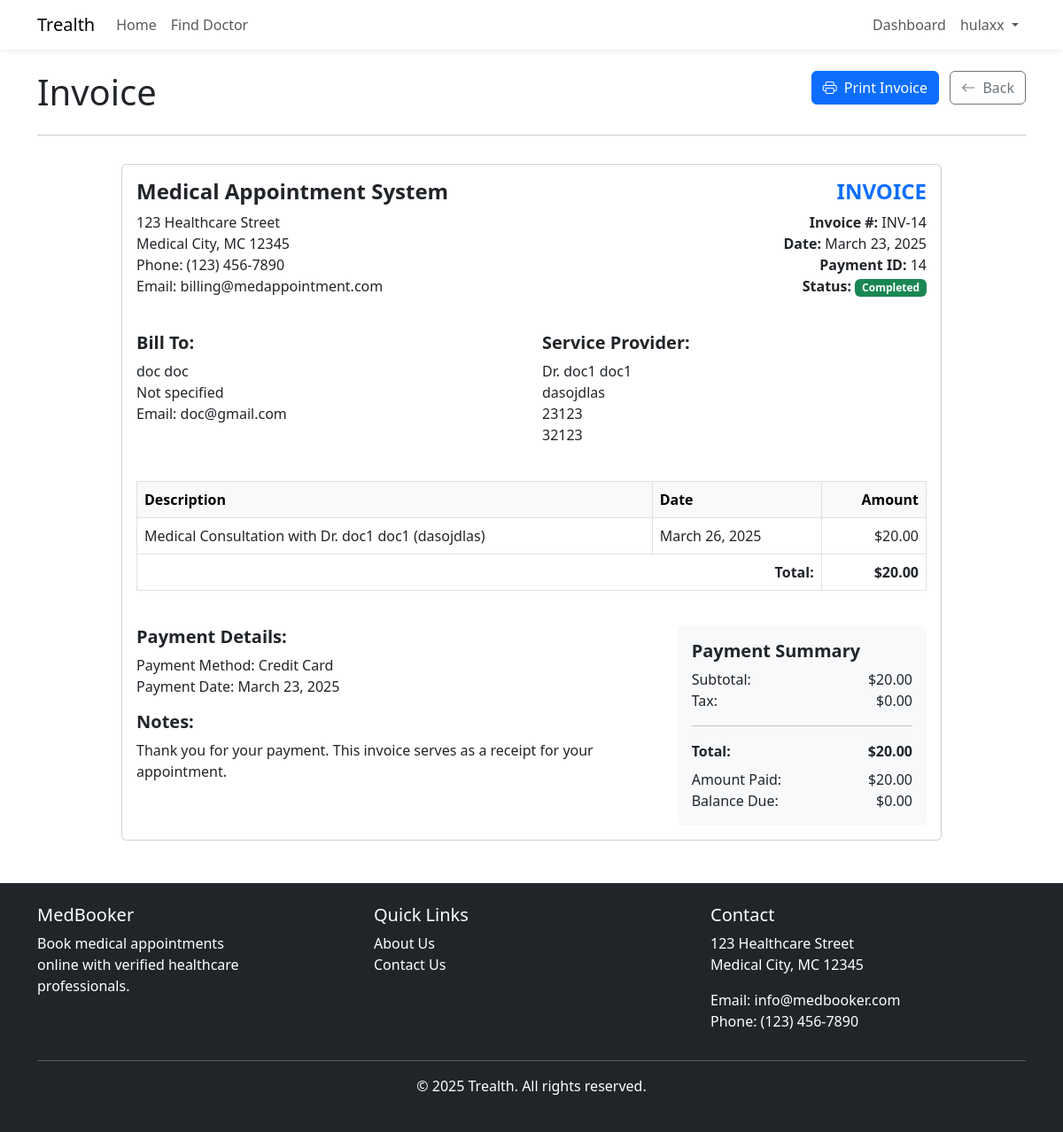
The page /payments/invoice/14/ (signed in) on the database its author committed.
### accounts/models.py (models this page shows)
class User(AbstractUser):
    USER_TYPE_CHOICES = (
        ('doctor', 'Doctor'),
        ('patient', 'Patient'),
        ('admin', 'Administrator'),
    )
    email = models.EmailField(unique=True)
    user_type = models.CharField(max_length=10, choices=USER_TYPE_CHOICES)
    USERNAME_FIELD = 'email'
    REQUIRED_FIELDS = ['first_name', 'last_name']
    objects = CustomUserManager()

### payments/models.py (models this page shows, shortened)
class Payment(models.Model):
    PAYMENT_STATUS_CHOICES = (
        ('pending', 'Pending'),
        ('completed', 'Completed'),
        ('failed', 'Failed'),
        ('refunded', 'Refunded'),
    )
    payment_id = models.AutoField(primary_key=True)
    patient = models.ForeignKey(Patient, on_delete=models.CASCADE, related_name='payments')
    appointment = models.ForeignKey(Appointment, on_delete=models.CASCADE, related_name='payments')
    amount = models.DecimalField(max_digits=10, decimal_places=2)
    payment_status = models.CharField(max_length=20, choices=PAYMENT_STATUS_CHOICES, default='pending')
    payment_date = models.DateTimeField(auto_now_add=True)

### patients/models.py (models this page shows, shortened)
class Patient(models.Model):
    patient_id = models.AutoField(primary_key=True)
    user = models.OneToOneField(settings.AUTH_USER_MODEL, on_delete=models.CASCADE, related_name='patient_profile')
    full_name = models.CharField(max_length=255)
    date_of_birth = models.DateField()
    gender = models.CharField(max_length=10)
    blood_type = models.CharField(max_length=5)
    allergies = models.CharField(max_length=255, blank=True)
    emergency_contact = models.CharField(max_length=255)
    balance = models.DecimalField(max_digits=10, decimal_places=2, default=0.00)
    location = models.CharField(max_length=255)

### appointments/models.py (models this page shows, shortened)
class Appointment(models.Model):
    STATUS_CHOICES = (
        ('scheduled', 'Scheduled'),
        ('completed', 'Completed'),
        ('cancelled', 'Cancelled'),
        ('no_show', 'No Show'),
    )
    appointment_id = models.AutoField(primary_key=True)
    doctor = models.ForeignKey(Doctor, on_delete=models.CASCADE, related_name='appointments')
    patient = models.ForeignKey(Patient, on_delete=models.CASCADE, related_name='appointments')
    appointment_date = models.DateTimeField()
    status = models.CharField(max_length=20, choices=STATUS_CHOICES, default='scheduled')
    cancel_reason = models.CharField(max_length=255, blank=True, null=True)
    symptoms_description = models.TextField(blank=True, null=True)
    created_at = models.DateTimeField(auto_now_add=True)

### doctors/models.py (models this page shows, shortened)
class Doctor(models.Model):
    doctor_id = models.AutoField(primary_key=True)
    user = models.OneToOneField(settings.AUTH_USER_MODEL, on_delete=models.CASCADE, related_name='doctor_profile')
    full_name = models.CharField(max_length=255)
    specialization = models.CharField(max_length=255)
    experience_years = models.IntegerField()
    license_number = models.CharField(max_length=50)
    consultation_fee = models.DecimalField(max_digits=10, decimal_places=2)
    hospital_name = models.CharField(max_length=255)
    hospital_location = models.CharField(max_length=255)

### payments/views.py (the view)
# urls.py: path('invoice/<int:payment_id>/', views.invoice_generation, name='invoice_generation'),
@login_required
def invoice_generation(request, payment_id):
    payment = get_object_or_404(Payment, payment_id=payment_id)
    return render(request, 'payments/invoice.html', {'payment': payment})

### templates/payments/invoice.html (shortened to what this page needs)
{% extends 'base.html' %}
{% block content %}
<div class="row mb-3 no-print">
    <div class="col-md-12">
        <div class="d-flex justify-content-between">
            <h1>Invoice</h1>
            <div>
                <button onclick="window.print()" class="btn btn-primary">
                    <i class="bi bi-printer me-1"></i> Print Invoice
                </button>
                <a href="javascript:history.back()" class="btn btn-outline-secondary ms-2">
                    <i class="bi bi-arrow-left me-1"></i> Back
                </a>
            </div>
        </div>
        <hr>
    </div>
</div>
<div class="row">
    <div class="col-md-10 offset-md-1">
        <div class="card">
            <div class="card-body">
                <div class="row mb-4">
                    <div class="col-md-6">
                        <h4 class="fw-bold">Medical Appointment System</h4>
                        <p>123 Healthcare Street<br>
                        Medical City, MC 12345<br>
                        Phone: (123) 456-7890<br>
                        Email: billing@medappointment.com</p>
                    </div>
                    <div class="col-md-6 text-end">
                        <h4 class="fw-bold text-primary">INVOICE</h4>
                        <p><strong>Invoice #:</strong> INV-{{ payment.payment_id }}<br>
                        <strong>Date:</strong> {{ payment.payment_date|date }}<br>
                        <strong>Payment ID:</strong> {{ payment.payment_id }}<br>
                        <strong>Status:</strong>
                            <span class="badge {% if payment.payment_status == 'completed' %}bg-success{% else %}bg-warning text-dark{% endif %}">
                                {{ payment.payment_status|title }}
                            </span>
                        </p>
                    </div>
                </div>
                <div class="row mb-4">
                    <div class="col-md-6">
                        <h5 class="fw-bold">Bill To:</h5>
                        <p>{{ payment.patient.full_name }}<br>
                        {{ payment.patient.location }}<br>
                        Email: {{ payment.patient.user.email }}</p>
                    </div>
                    <div class="col-md-6">
                        <h5 class="fw-bold">Service Provider:</h5>
                        <p>Dr. {{ payment.appointment.doctor.full_name }}<br>
                        {{ payment.appointment.doctor.specialization }}<br>
                        {{ payment.appointment.doctor.hospital_name }}<br>
                        {{ payment.appointment.doctor.hospital_location }}</p>
                    </div>
                </div>
                <div class="table-responsive mb-4">
                    <table class="table table-bordered">
                        <thead class="table-light">
                            <tr>
                                <th>Description</th>
                                <th>Date</th>
                                <th class="text-end">Amount</th>
                            </tr>
                        </thead>
                        <tbody>
                            <tr>
                                <td>Medical Consultation with Dr. {{ payment.appointment.doctor.full_name }} ({{ payment.appointment.doctor.specialization }})</td>
                                <td>{{ payment.appointment.appointment_date|date }}</td>
                                <td class="text-end">${{ payment.amount }}</td>
                            </tr>
                        </tbody>
                        <tfoot>
                            <tr>
                                <td colspan="2" class="text-end fw-bold">Total:</td>
                                <td class="text-end fw-bold">${{ payment.amount }}</td>
                            </tr>
                        </tfoot>
                    </table>
                </div>
                <div class="row">
                    <div class="col-md-8">
                        <h5 class="fw-bold">Payment Details:</h5>
                        <p>Payment Method: Credit Card<br>
                        Payment Date: {{ payment.payment_date|date }}</p>
                        <div class="mb-4">
                            <h5 class="fw-bold">Notes:</h5>
                            <p>Thank you for your payment. This invoice serves as a receipt for your appointment.</p>
                        </div>
                    </div>
                    <div class="col-md-4">
                        <div class="bg-light p-3 rounded">
                            <h5 class="fw-bold">Payment Summary</h5>
                            <div class="d-flex justify-content-between">
                                <span>Subtotal:</span>
                                <span>${{ payment.amount }}</span>
                            </div>
                            <div class="d-flex justify-content-between">
                                <span>Tax:</span>
                                <span>$0.00</span>
                            </div>
                            <hr>
                            <div class="d-flex justify-content-between fw-bold">
                                <span>Total:</span>
                                <span>${{ payment.amount }}</span>
                            </div>
                            <div class="d-flex justify-content-between mt-2">
                                <span>Amount Paid:</span>
                                <span>${{ payment.amount }}</span>
                            </div>
                            <div class="d-flex justify-content-between">
                                <span>Balance Due:</span>
                                <span>$0.00</span>
                            </div>
                        </div>
                    </div>
                </div>
            </div>
        </div>
    </div>
</div>
{% endblock %}

### templates/base.html (shortened to what this page needs)
<!DOCTYPE html>
<html lang="en">
<head>
    <link href="https://cdn.jsdelivr.net/npm/bootstrap@5.3.0-alpha1/dist/css/bootstrap.min.css" rel="stylesheet">
    <link rel="stylesheet" href="https://cdn.jsdelivr.net/npm/bootstrap-icons@1.10.0/font/bootstrap-icons.css">
</head>
<body>
    <nav class="navbar navbar-expand-lg navbar-light bg-white shadow-sm">
        <div class="container">
            <a class="navbar-brand" href="{% url 'core:home' %}">Trealth</a>
            <div class="collapse navbar-collapse" id="navbarNav">
                <ul class="navbar-nav me-auto">
                    <li class="nav-item">
                        <a class="nav-link" href="{% url 'core:home' %}">Home</a>
                    </li>
                    {% if user.is_authenticated and user.user_type == 'patient' %}
                    <li class="nav-item">
                        <a class="nav-link" href="{% url 'core:find_doctor' %}">Find Doctor</a>
                    </li>
                    {% endif %}
                </ul>
                <ul class="navbar-nav ms-auto">
                    {% if user.is_authenticated %}
                        {% if user.user_type == 'doctor' %}
                            <li class="nav-item">
                                <a class="nav-link" href="{% url 'doctors:dashboard' %}">Dashboard</a>
                            </li>
                        {% elif user.user_type == 'patient' %}
                            <li class="nav-item">
                                <a class="nav-link" href="{% url 'patients:dashboard' %}">Dashboard</a>
                            </li>
                        {% elif user.user_type == 'admin' %}
                            <li class="nav-item">
                                <a class="nav-link" href="{% url 'admin_portal:dashboard' %}">Admin</a>
                            </li>
                        {% endif %}
                        <li class="nav-item dropdown">
                            <a class="nav-link dropdown-toggle" href="#" id="navbarDropdown" role="button" data-bs-toggle="dropdown" aria-expanded="false">
                                {{ user.first_name }}
                            </a>
                        </li>
                    {% endif %}
                </ul>
            </div>
        </div>
    </nav>
    <div class="container mt-4">
        {% block content %}{% endblock %}
    </div>
    <footer class="bg-dark text-white py-4 mt-5">
        <div class="container">
            <div class="row">
                <div class="col-md-4">
                    <h5>MedBooker</h5>
                    <div style="width: 70%;">
                        <p>Book medical appointments online with verified healthcare professionals.</p>
                    </div>
                </div>
                <div class="col-md-4">
                    <h5>Quick Links</h5>
                    <ul class="list-unstyled">
                        <li><a href="{% url 'core:about' %}" class="text-white" style="text-decoration: none;">About Us</a></li>
                        <li><a href="{% url 'core:contact' %}" class="text-white" style="text-decoration: none;">Contact Us</a></li>
                    </ul>
                </div>
                <div class="col-md-4">
                    <h5>Contact</h5>
                    <address>
                        <p>123 Healthcare Street<br>Medical City, MC 12345</p>
                        <p>Email: info@medbooker.com<br>Phone: (123) 456-7890</p>
                    </address>
                </div>
            </div>
            <hr>
            <div class="text-center">
                <p>&copy; 2025 Trealth. All rights reserved.</p>
            </div>
        </div>
    </footer>
</body>
</html>

### rows shown on the page
User: first_name "hulaxx"
Payment: payment_id "14", payment_date "March 23, 2025", payment_status "Completed", patient.full_name "doc doc", patient.location "Not specified", patient.user.email "doc@gmail.com", appointment.doctor.full_name "doc1 doc1", appointment.doctor.specialization "dasojdlas", appointment.doctor.hospital_name "23123", appointment.doctor.hospital_location "32123", appointment.appointment_date "March 26, 2025", amount "20.00"
